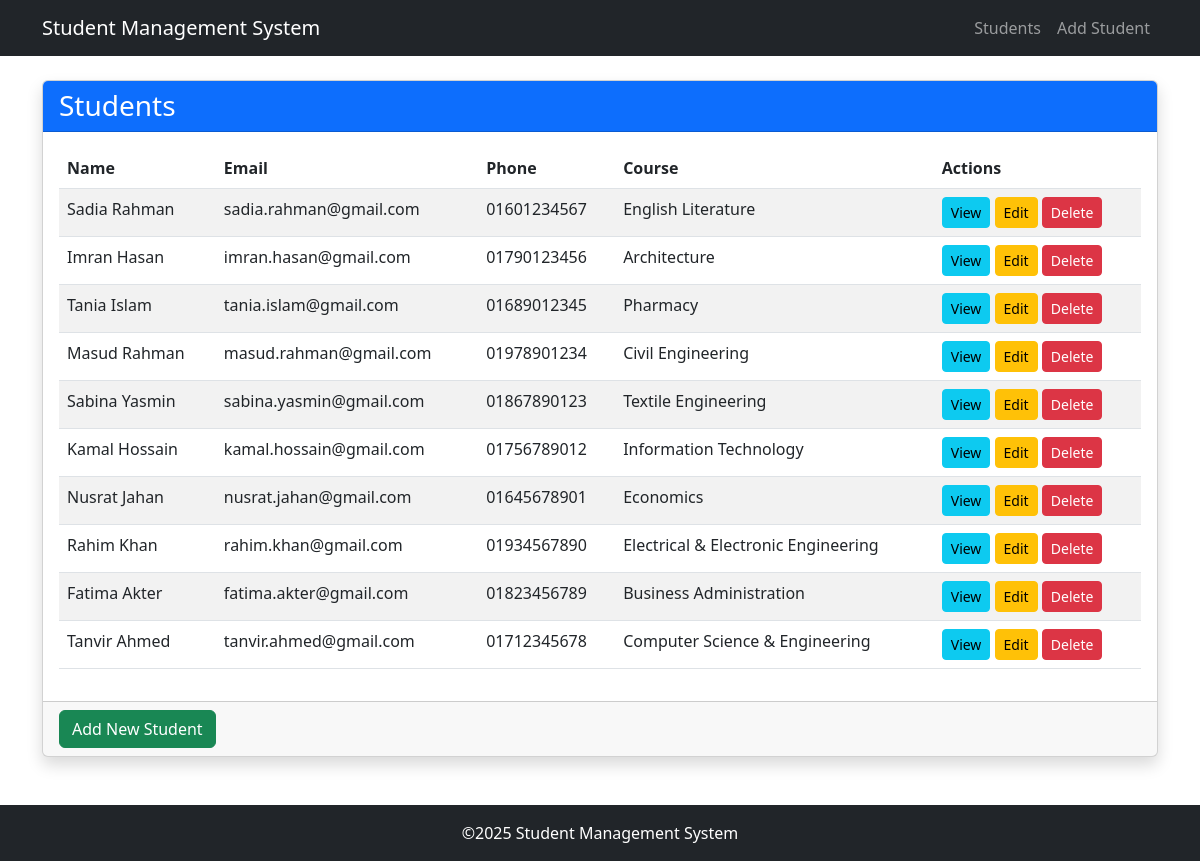
The page /students/ on the database its author committed.
### students/models.py (models this page shows, shortened)
class Student(models.Model):
    name = models.CharField(max_length=100)
    email = models.EmailField(unique=True)
    phone = models.CharField(max_length=15)
    course = models.CharField(max_length=100)
    created_at = models.DateTimeField(auto_now_add=True)
    updated_at = models.DateTimeField(auto_now=True)

### students/views.py (the view)
# urls.py: path('', views.StudentListView.as_view(), name='student-list'),
class StudentListView(ListView):
    model = Student
    template_name = 'students/student_list.html'
    context_object_name = 'students'
    ordering = ['-created_at']

### templates/students/student_list.html (shortened to what this page needs)
{% extends 'base.html' %}  {% block content %}
  <div class="card shadow">
    <div class="card-header bg-primary text-white">
      <h3 class="mb-0">Students</h3>
    </div>
    <div class="card-body">
      {% if students %}
        <div class="table-responsive">
          <table class="table table-striped table-hover">
            <thead>
              <tr>
                <th>Name</th>
                <th>Email</th>
                <th>Phone</th>
                <th>Course</th>
                <th>Actions</th>
              </tr>
            </thead>
            <tbody>
              {% for student in students %}
                <tr>
                  <td>{{ student.name }}</td>
                  <td>{{ student.email }}</td>
                  <td>{{ student.phone }}</td>
                  <td>{{ student.course }}</td>
                  <td>
                    <a href="{% url 'student-detail' student.pk %}" class="btn btn-info btn-sm">View</a>
                    <a href="{% url 'student-update' student.pk %}" class="btn btn-warning btn-sm">Edit</a>
                    <a href="{% url 'student-delete' student.pk %}" class="btn btn-danger btn-sm">Delete</a>
                  </td>
                </tr>
              {% endfor %}
            </tbody>
          </table>
        </div>
      {% endif %}
    </div>
    <div class="card-footer">
      <a href="{% url 'student-create' %}" class="btn btn-success">Add New Student</a>
    </div>
  </div>
{% endblock %}

### templates/base.html (shortened to what this page needs)
<!DOCTYPE html>
<html lang="en">
  <head>
    <link href="https://cdn.jsdelivr.net/npm/bootstrap@5.3.0-alpha1/dist/css/bootstrap.min.css" rel="stylesheet" />
  </head>
  <body>
    <nav class="navbar navbar-expand-lg navbar-dark bg-dark">
      <div class="container">
        <a class="navbar-brand" href="{% url 'home' %}">Student Management System</a>
        <div class="collapse navbar-collapse" id="navbarNav">
          <ul class="navbar-nav ms-auto">
            <li class="nav-item">
              <a class="nav-link" href="{% url 'student-list' %}">Students</a>
            </li>
            <li class="nav-item">
              <a class="nav-link" href="{% url 'student-create' %}">Add Student</a>
            </li>
          </ul>
        </div>
      </div>
    </nav>
    <div class="container mt-4">
       {% block content %}
      {% endblock %}
    </div>
    <footer class="bg-dark text-white text-center py-3 mt-5">
      <div class="container">
        <p class="mb-0">
          &copy;{% now 'Y' %}&nbsp;Student Management System
        </p>
      </div>
    </footer>
  </body>
</html>

### rows shown on the page
Student: name "Sadia Rahman", email "sadia.rahman@gmail.com", phone "01601234567", course "English Literature"
Student: name "Imran Hasan", email "imran.hasan@gmail.com", phone "01790123456", course "Architecture"
Student: name "Tania Islam", email "tania.islam@gmail.com", phone "01689012345", course "Pharmacy"
Student: name "Masud Rahman", email "masud.rahman@gmail.com", phone "01978901234", course "Civil Engineering"
Student: name "Sabina Yasmin", email "sabina.yasmin@gmail.com", phone "01867890123", course "Textile Engineering"
Student: name "Kamal Hossain", email "kamal.hossain@gmail.com", phone "01756789012", course "Information Technology"
Student: name "Nusrat Jahan", email "nusrat.jahan@gmail.com", phone "01645678901", course "Economics"
Student: name "Rahim Khan", email "rahim.khan@gmail.com", phone "01934567890", course "Electrical & Electronic Engineering"
Student: name "Fatima Akter", email "fatima.akter@gmail.com", phone "01823456789", course "Business Administration"
Student: name "Tanvir Ahmed", email "tanvir.ahmed@gmail.com", phone "01712345678", course "Computer Science & Engineering"
